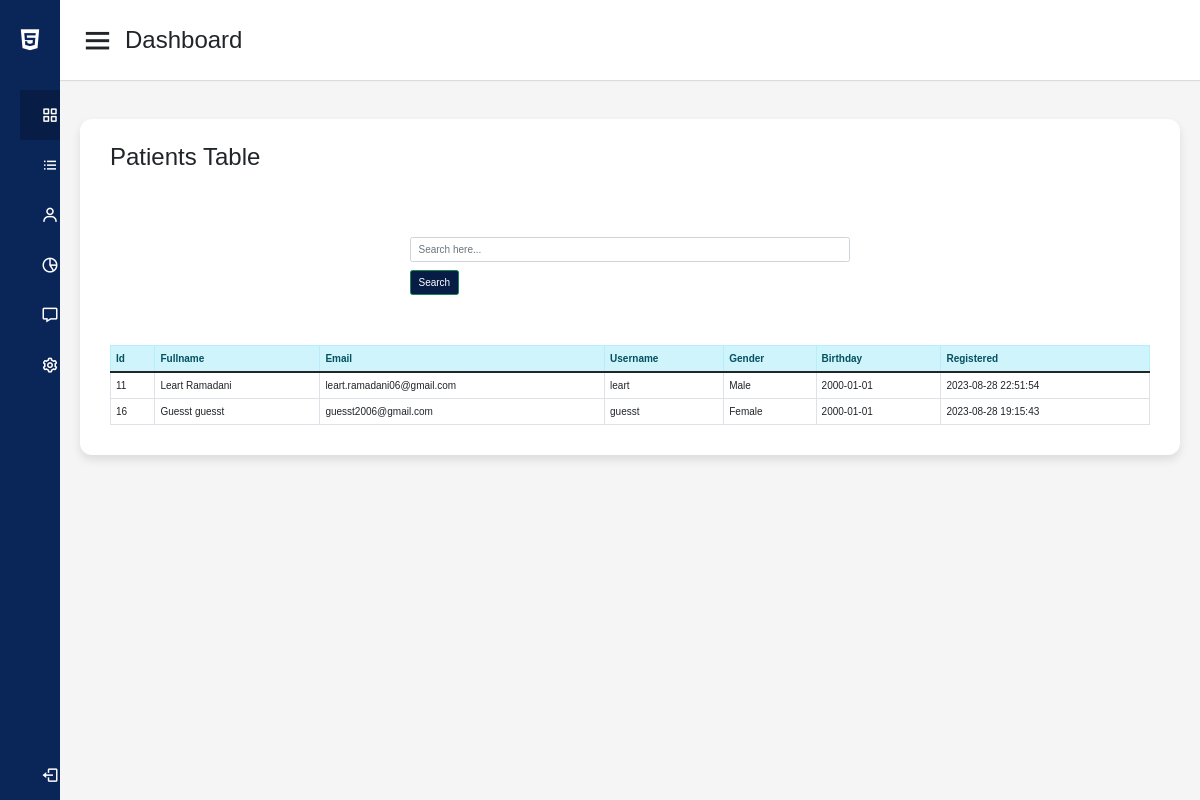
The app's page /php/searchAdmin.php, older data.
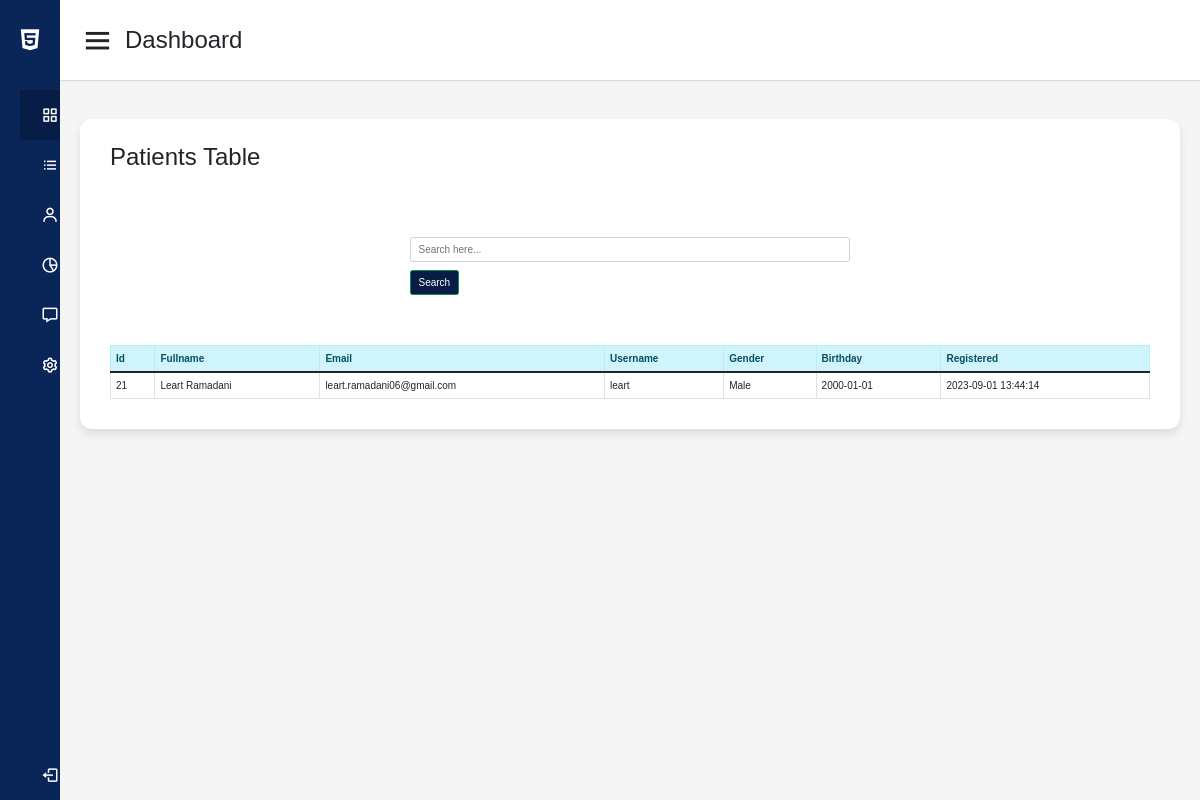
The same page, newer data.
### tables this page shows
CREATE TABLE `users` (
  `id` int(11) NOT NULL,
  `userType` int(11) NOT NULL,
  `fullName` varchar(100) NOT NULL,
  `gender` varchar(15) NOT NULL,
  `birthday` date NOT NULL,
  `email` varchar(100) NOT NULL,
  `state` int(11) NOT NULL,
  `city` int(11) NOT NULL,
  `username` varchar(100) NOT NULL,
  `password` varchar(225) NOT NULL,
  `registered` datetime NOT NULL DEFAULT current_timestamp(),
  `verification_code` int(6) NOT NULL,
  `verified` tinyint(1) NOT NULL
);

### php/searchAdminDashboard.php (the view)
<?php
	require '../config.php';
	if(ISSET($_POST['search'])){
?>
	<table class="table table-bordered">
		<thead class="alert-info">
			<tr>
            <th>Id</th>
				<th>Fullname</th>
				<th>Email</th>
				<th>Username</th>
                <th>Gender</th>
                <th>Birthday</th>
                <th>Registered</th>
                <th>City</th>
			</tr>
		</thead>
		<tbody>
			<?php
				$keyword = $_POST['keyword'];
				$query = $con->prepare("SELECT * FROM `users` WHERE `fullName` LIKE '%$keyword%'");
				$query->execute();
				while($row = $query->fetch()){
			?>
			<tr>
            <td><?php echo $row['id']?></td>
				<td><?php echo $row['fullName']?></td>
				<td><?php echo $row['email']?></td>
				<td><?php echo $row['username']?></td>
                <td><?php echo $row['gender']?></td>
                <td><?php echo $row['birthday']?></td>
                <td><?php echo $row['registered']?></td>
			</tr>
			<?php
				}
			?>
		</tbody>
	</table>
<?php
	}else{
?>
	<table class="table table-bordered">
		<thead class="alert-info">
		  <tr>
            <th>Id</th>
				<th>Fullname</th>
				<th>Email</th>
				<th>Username</th>
				<th>Gender</th>
                <th>Birthday</th>
                <th>Registered</th>
			</tr>
		</thead>
		<tbody>
			<?php
				$query = $con->prepare("SELECT * FROM `users`");
				$query->execute();
				while($row = $query->fetch()){
			?>
			<tr>
                <td><?php echo $row['id']?></td>
				<td><?php echo $row['fullName']?></td>
				<td><?php echo $row['email']?></td>
				<td><?php echo $row['username']?></td>
                <td><?php echo $row['gender']?></td>
                <td><?php echo $row['birthday']?></td>
                <td><?php echo $row['registered']?></td>
			</tr>
			<?php
				}
			?>
		</tbody>
	</table>
<?php
	}
?>

Row changes from the older to the newer data that the page shows:
removed users: id "11", fullName "Leart Ramadani", email "leart.ramadani06@gmail.com", username "leart", gender "Male", birthday "2000-01-01", registered "2023-08-28 22:51:54"
removed users: id "16", fullName "Guesst guesst", email "guesst2006@gmail.com", username "guesst", gender "Female", birthday "2000-01-01", registered "2023-08-28 19:15:43"
added users: id "21", fullName "Leart Ramadani", email "leart.ramadani06@gmail.com", username "leart", gender "Male", birthday "2000-01-01", registered "2023-09-01 13:44:14"
